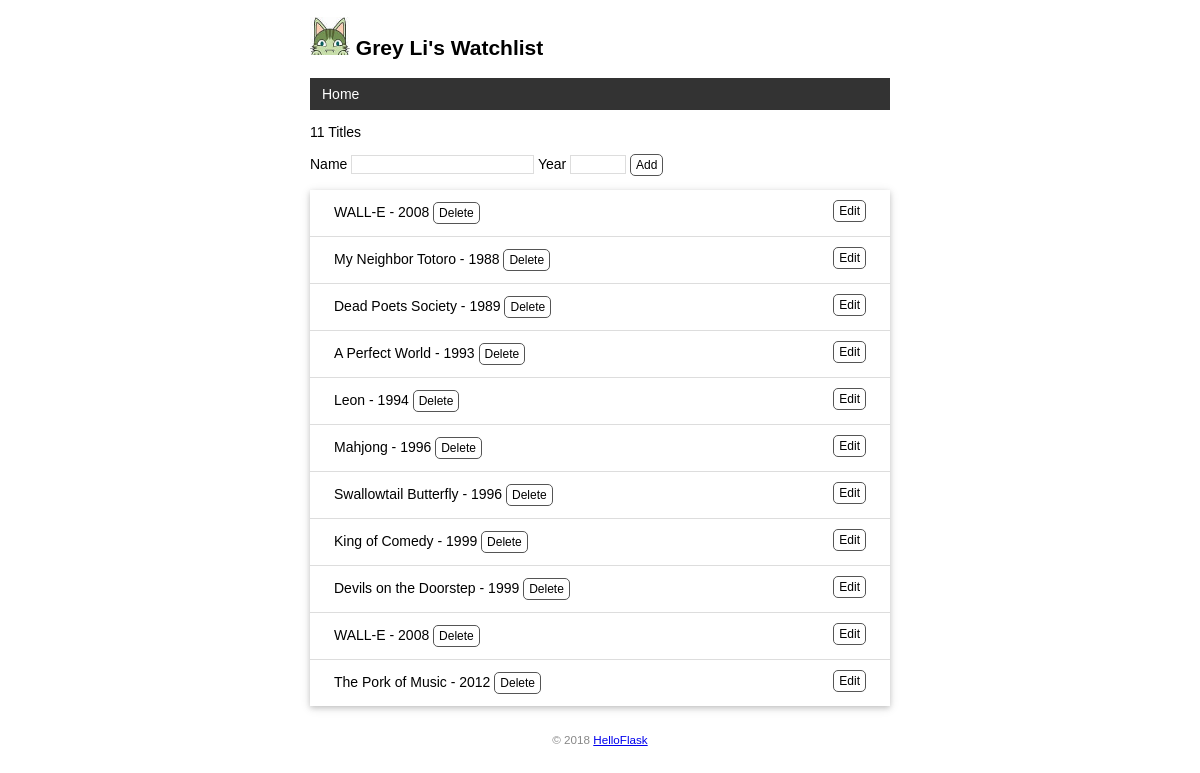
Before: / with the older database file.
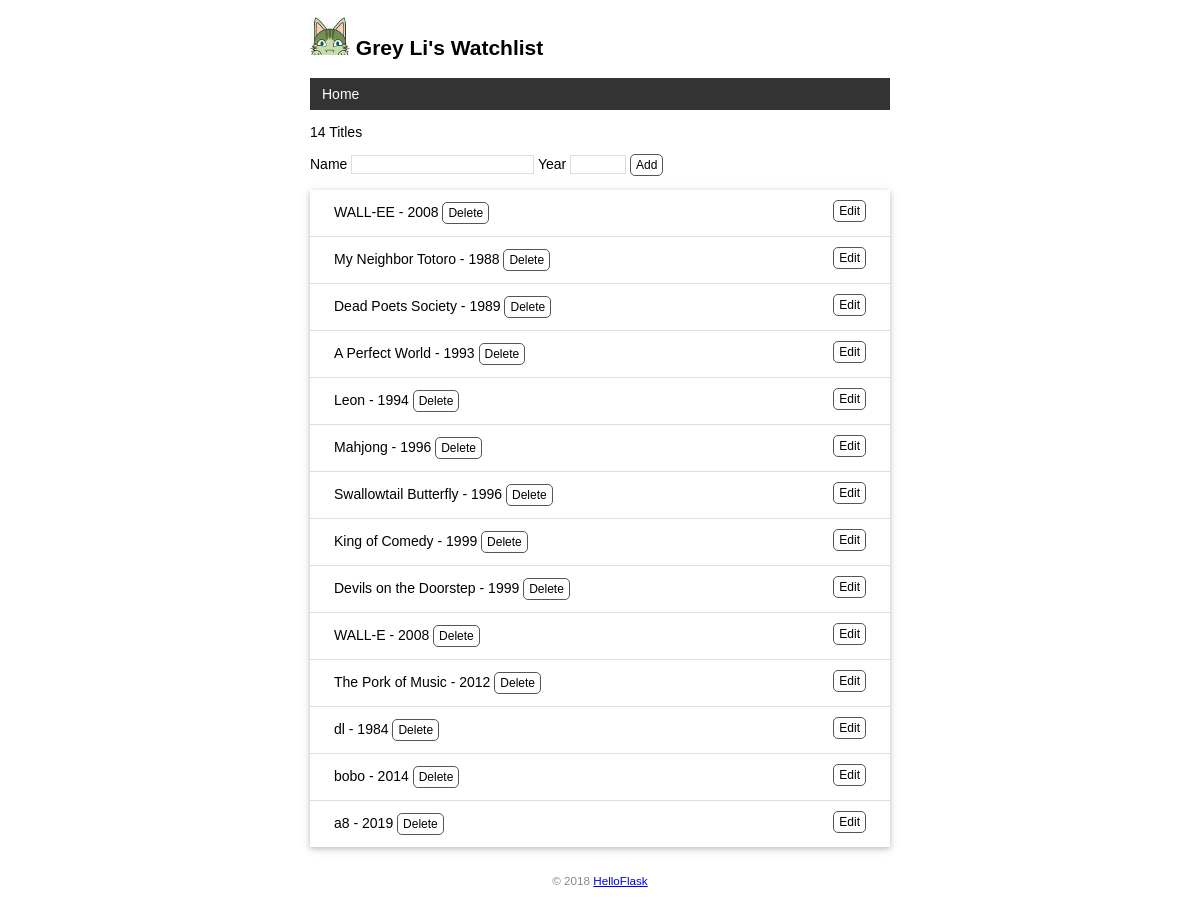
After: the same page with the newer database file.
### app.py (models this page shows)
class User(db.Model):
    id = db.Column(db.Integer, primary_key=True)
    name = db.Column(db.String(20))

class Movie(db.Model):
    id = db.Column(db.Integer, primary_key=True)
    title = db.Column(db.String(60))
    year = db.Column(db.String(4))

### app.py (the view, shortened to what this page needs)
@app.route('/', methods=['GET', 'POST'])
def index():
    user = User.query.first()
    movies = Movie.query.all()
    return render_template('index.html', user=user, movies=movies)

### app.py (called while the page is built)
@app.context_processor
def inject_user():
    user = User.query.first()
    return dict(user=user)

### templates/index.html
{% extends 'base.html' %}
{% block content %}
    <p>{{ movies|length }} Titles</p>
    <form method="post">
        Name <input type="text" name="title" autocomplete="off" required />
        Year <input type="text" name="year" autocomplete="off" required />
        <input class="btn" type="submit" name="submit" value="Add" />
    </form>
    <ul class="movie-list">
        {% for movie in movies %}
        <li>
            {{ movie.title }} - {{ movie.year }}
            <span class="float-right">
                <a class="btn" href="{{ url_for('edit', movie_id=movie.id) }}">Edit</a>
            </span>
            <form class="inline-form" method="post" action="{{ url_for('delete', movie_id=movie.id) }}">
                <input class="btn" type="submit" name="delete" value="Delete" onclick="return confirm('Are you sure?')">
            </form>
        </li>
        {% endfor %}
    </ul>
{% endblock %}

### templates/base.html (shortened to what this page needs)
<!DOCTYPE html>
<html lang="en">
<head>
    {% block head %}
    <link rel="stylesheet" href="{{ url_for('static', filename='style.css') }}" type="text/css">
    {% endblock %}
</head>
<body>
    <h2>
        <img alt="Avatar" class="avatar" src="{{ url_for('static', filename='images/avatar.jpg') }}">
        {{ user.name }}'s Watchlist
    </h2>
    <nav>
        <ul>
            <li><a href="{{ url_for('index') }}">Home</a></li>
        </ul>
    </nav>
    {% block content %}{% endblock %}
    <footer>
        <small>&copy; 2018 <a href="http://helloflask.com/tutorial">HelloFlask</a></small>
	</footer>
</body>
</html>

### static/style.css (style rules this page uses)
body { margin: auto; max-width: 580px; font-size: 14px; font-family: Helvetica, Arial, sans-serif; }
footer { color: #888; margin-top: 15px; text-align: center; padding: 10px; }
.avatar { width: 40px; }
.movie-list { list-style-type: none; padding: 0; margin-bottom: 10px; box-shadow: 0 2px 5px 0 rgba(0, 0, 0, 0.16), 0 2px 10px 0 rgba(0, 0, 0, 0.12); }
.movie-list li { padding: 12px 24px; border-bottom: 1px solid #ddd; }
.movie-list li:last-child { border-bottom:none; }
nav ul { list-style-type: none; margin: 0; padding: 0; overflow: hidden; background-color: #333; }
nav li { float: left; }
nav li a { display: block; color: white; text-align: center; padding: 8px 12px; text-decoration: none; }
.float-right { float: right; }
input[type=submit] { font-family: inherit; }
input[type=text] { border: 1px solid #ddd; }
input[name=year] { width: 50px; }
.btn { font-size: 12px; padding: 3px 5px; text-decoration: none; cursor: pointer; background-color: white; color: black; border: 1px solid #555555; border-radius: 5px; }
.inline-form { display: inline; }

Changed rows visible on the page:
changed Movie: title "WALL-E" → "WALL-EE"
added Movie: title "dl", year "1984"
added Movie: title "bobo", year "2014"
added Movie: title "a8", year "2019"
Other visible differences:
{{ movies|length }}: "11" → "14"
